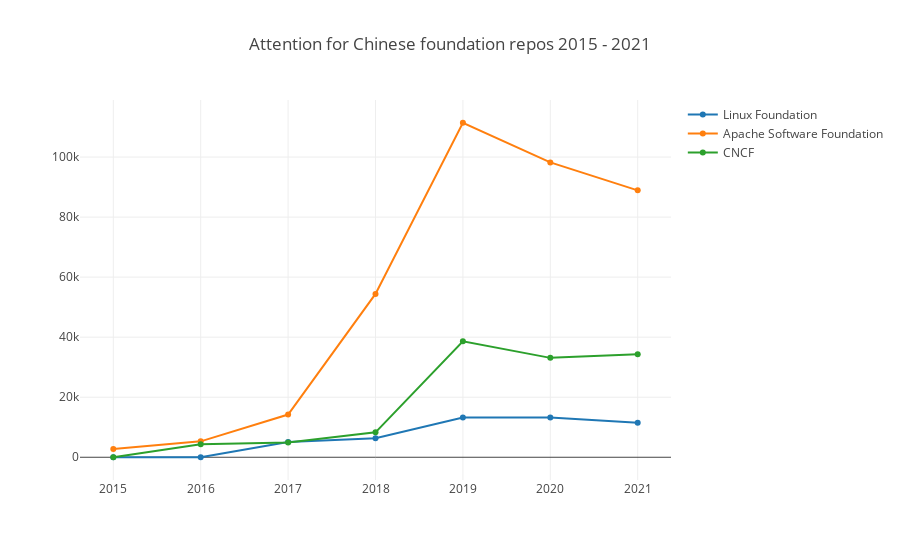

The notebook cell saved with this chart:
### Markdown cell above
#### Attention

Attention index is developed by X-lab team. Attention index uses `WatchEvent` and `ForkEvent` in GitHub event log which can be used to reflect the attention a repo get in a period of time but without any actual contributions to the repo.

### Code cell
var startYear = 2015, startMonth = 1, endYear = 2021, endMonth = 12, x = [];
for (let y = startYear; y <= endYear; y++) x.push(`${y}`);
openDigger.index.attention.getAttention({labelIntersect: ['Foundation', ':regions/China'], startYear, startMonth, endYear, endMonth, groupBy: 'Foundation', groupTimeRange: 'year', limit: -1 }).then(data => {
    openDigger.render.plotly(data.map(row => {
        return { x, y: row.attention, mode: 'scatter', name: row.name };
    }), {title: `Attention for Chinese foundation repos ${startYear} - ${endYear}`, xaxis: {type: 'category'}});
});

### Figure 1 — Plotly figure (JSON) as saved in the notebook; plotly's stock layout.template omitted (floating-point values rounded to 4 significant figures)
{"data": [{"mode": "scatter", "name": "Linux Foundation", "x": ["2015", "2016", "2017", "2018", "2019", "2020", "2021"], "y": ["0", "0", "5075", "6367", "13221", "13277", "11523"]}, {"mode": "scatter", "name": "Apache Software Foundation", "x": ["2015", "2016", "2017", "2018", "2019", "2020", "2021"], "y": ["2775", "5297", "14225", "54398", "111436", "98232", "88912"]}, {"mode": "scatter", "name": "CNCF", "x": ["2015", "2016", "2017", "2018", "2019", "2020", "2021"], "y": ["0", "4310", "4934", "8305", "38626", "33111", "34313"]}], "layout": {"autosize": true, "title": {"text": "Attention for Chinese foundation repos 2015 - 2021"}, "xaxis": {"autorange": true, "range": [-0.3555, 6.355], "type": "category"}, "yaxis": {"autorange": true, "range": [-9196.0, 120600.0], "type": "linear"}}}
